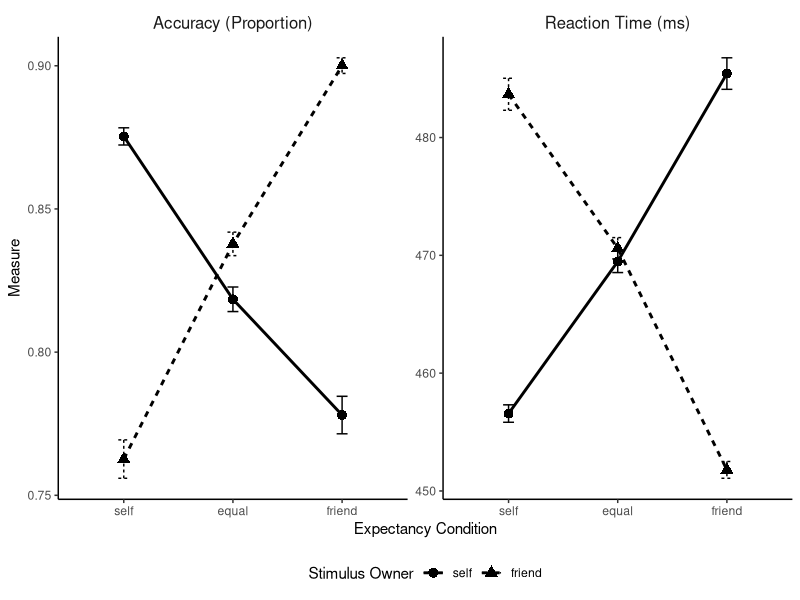

Write R code to recreate this figure.
library(tidyverse)
library(lme4)
library(lmerTest)
library(emmeans)

df <- read_csv("falben_exp2_simulated.csv") %>%
  mutate(
    expectancy = factor(expectancy, levels = c("self", "equal", "friend")),
    owner = factor(owner, levels = c("self", "friend"))
  )

rt_data <- df %>% filter(accuracy == 1)

rt_model <- lmer(rt ~ expectancy * owner + (1 | participant), data = rt_data)
print(summary(rt_model))

rt_simple_effects <- emmeans(rt_model, pairwise ~ owner | expectancy)
print(rt_simple_effects)

acc_model <- glmer(accuracy ~ expectancy * owner + (1 | participant), data = df, family = binomial)
print(summary(acc_model))

acc_simple_effects <- emmeans(acc_model, pairwise ~ owner | expectancy)
print(acc_simple_effects)

rt_summary <- rt_data %>%
  group_by(expectancy, owner) %>%
  summarise(value = mean(rt), se = sd(rt) / sqrt(n()), .groups = "drop") %>%
  mutate(metric = "Reaction Time (ms)")

acc_summary <- df %>%
  group_by(expectancy, owner) %>%
  summarise(value = mean(accuracy), se = sd(accuracy) / sqrt(n()), .groups = "drop") %>%
  mutate(metric = "Accuracy (Proportion)")

plot_data <- bind_rows(rt_summary, acc_summary)

ggplot(plot_data, aes(x = expectancy, y = value, group = owner, linetype = owner, shape = owner)) +
  geom_line(linewidth = 1) +
  geom_point(size = 3) +
  geom_errorbar(aes(ymin = value - se, ymax = value + se), width = 0.1) +
  facet_wrap(~ metric, scales = "free_y") +
  theme_classic() +
  labs(
    x = "Expectancy Condition",
    y = "Measure",
    linetype = "Stimulus Owner",
    shape = "Stimulus Owner"
  ) +
  theme(
    strip.background = element_blank(),
    strip.text = element_text(size = 12),
    legend.position = "bottom"
  )
